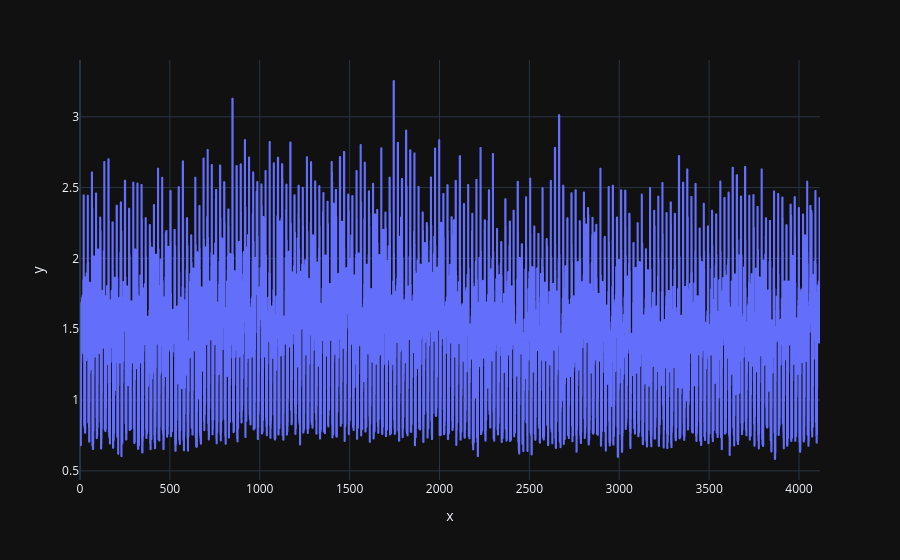

Here is the notebook cell this chart was saved with:
### Code cell
px.line(None, x=tiempo, y=demand)

### Figure 1 — Plotly figure (JSON) as saved in the notebook; plotly's stock layout.template omitted (floating-point values rounded to 4 significant figures; data arrays with more than 128 entries replaced by an {"elided": "..."} marker saying what was removed)
{"data": [{"hovertemplate": "x=%{x}<br>y=%{y}<extra></extra>", "legendgroup": "", "line": {"color": "#636efa", "dash": "solid"}, "marker": {"symbol": "circle"}, "mode": "lines", "name": "", "showlegend": false, "x": {"elided": "24702 float values"}, "xaxis": "x", "y": {"elided": "24702 float values"}, "yaxis": "y", "type": "scattergl"}], "layout": {"xaxis": {"anchor": "y", "domain": [0.0, 1.0], "title": {"text": "x"}}, "yaxis": {"anchor": "x", "domain": [0.0, 1.0], "title": {"text": "y"}}, "legend": {"tracegroupgap": 0}, "margin": {"t": 60}}}
